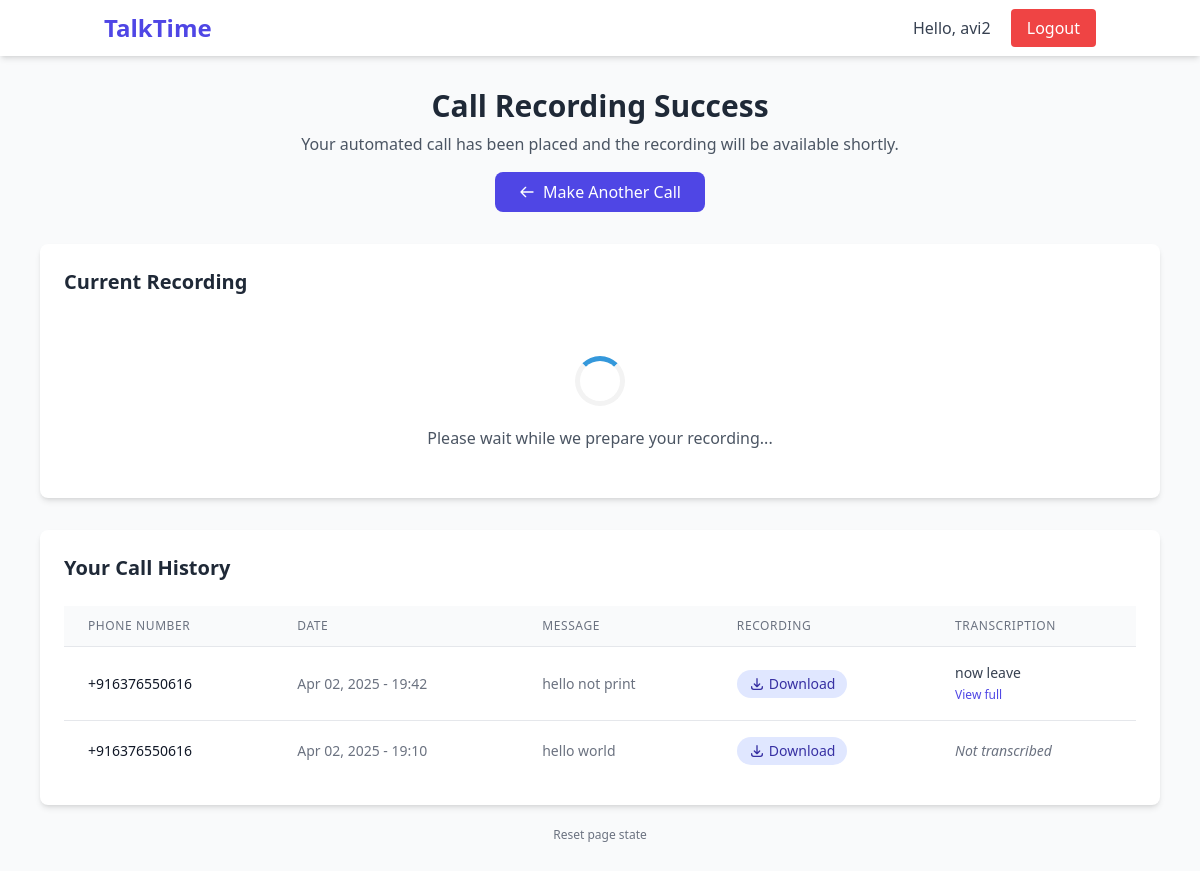
/success/ (signed in), run on the app's committed database.
### web_app/models.py (models this page shows, shortened)
class CallRequest(models.Model):
    user = models.ForeignKey(User, on_delete=models.CASCADE, null=True, blank=True)
    phone_number = models.CharField(max_length=15)
    message = models.TextField()
    recording_url = models.URLField(max_length=500, blank=True, null=True)
    transcription = models.TextField(blank=True, null=True)
    created_at = models.DateTimeField(auto_now_add=True)

### web_app/views.py (the view, shortened to what this page needs)
# urls.py: path('success/', views.success, name='success'),
def success(request):
    context = {}
    current_call = None
    if request.user.is_authenticated:
        current_call = CallRequest.objects.filter(user=request.user).order_by('-created_at').first()
    if current_call:
        context['current_recording_url'] = current_call.recording_url or ""
    else:
        context['current_recording_url'] = ""
    if request.user.is_authenticated:
        context['call_history'] = CallRequest.objects.filter(user=request.user).order_by('-created_at')
    return render(request, 'success.html', context)

### web_app/templates/success.html (shortened to what this page needs)
<!DOCTYPE html>
<html lang="en">
<head>
    <script src="https://cdn.tailwindcss.com"></script>
</head>
<body class="bg-gray-50">
    <nav class="bg-white shadow-md">
        <div class="container mx-auto px-4 py-3 flex justify-between items-center">
            <a href="/" class="text-2xl font-bold text-indigo-600">TalkTime</a>
            <div>
                {% if user.is_authenticated %}
                    <span class="mr-4 text-gray-700">Hello, {{ user.username }}</span>
                    <a href="{% url 'logout' %}" class="px-4 py-2 bg-red-500 text-white rounded hover:bg-red-600 transition">Logout</a>
                {% else %}
                    <a href="{% url 'login' %}" class="px-4 py-2 bg-indigo-600 text-white rounded hover:bg-indigo-700 transition">Login</a>
                {% endif %}
            </div>
        </div>
    </nav>
    <div class="container mx-auto px-4 py-8 max-w-6xl">
        <div class="mb-8 text-center">
            <h1 class="text-3xl font-bold text-gray-800 mb-2">Call Recording Success</h1>
            <p class="text-gray-600">Your automated call has been placed and the recording will be available shortly.</p>
            <div class="mt-4">
                <a href="/" class="bg-indigo-600 text-white px-6 py-2 rounded-lg hover:bg-indigo-700 transition inline-flex items-center">
                    <svg class="w-4 h-4 mr-2" fill="none" stroke="currentColor" viewBox="0 0 24 24">
                        <path stroke-linecap="round" stroke-linejoin="round" stroke-width="2" d="M10 19l-7-7m0 0l7-7m-7 7h18"></path>
                    </svg>
                    Make Another Call
                </a>
            </div>
        </div>
        <div class="bg-white rounded-lg shadow-md p-6 mb-8">
            <h2 class="text-xl font-bold text-gray-800 mb-4">Current Recording</h2>
            <div id="loading-section" class="text-center py-6">
                <div class="loader"></div>
                <p class="text-gray-600 mt-4" id="status-message">Please wait while we prepare your recording...</p>
            </div>
        </div>
        {% if user.is_authenticated and call_history %}
        <div class="bg-white rounded-lg shadow-md p-6">
            <div class="flex justify-between items-center mb-6">
                <h2 class="text-xl font-bold text-gray-800">Your Call History</h2>
            </div>
            <div class="overflow-x-auto">
                <table class="min-w-full divide-y divide-gray-200">
                    <thead class="bg-gray-50">
                        <tr>
                            <th scope="col" class="px-6 py-3 text-left text-xs font-medium text-gray-500 uppercase tracking-wider">Phone Number</th>
                            <th scope="col" class="px-6 py-3 text-left text-xs font-medium text-gray-500 uppercase tracking-wider">Date</th>
                            <th scope="col" class="px-6 py-3 text-left text-xs font-medium text-gray-500 uppercase tracking-wider">Message</th>
                            <th scope="col" class="px-6 py-3 text-left text-xs font-medium text-gray-500 uppercase tracking-wider">Recording</th>
                            <th scope="col" class="px-6 py-3 text-left text-xs font-medium text-gray-500 uppercase tracking-wider">Transcription</th>
                        </tr>
                    </thead>
                    <tbody class="bg-white divide-y divide-gray-200">
                        {% for call in call_history %}
                        <tr class="hover:bg-gray-50">
                            <td class="px-6 py-4 whitespace-nowrap">
                                <div class="text-sm text-gray-900">{{ call.phone_number }}</div>
                            </td>
                            <td class="px-6 py-4 whitespace-nowrap">
                                <div class="text-sm text-gray-500">{{ call.created_at|date:"M d, Y - H:i" }}</div>
                            </td>
                            <td class="px-6 py-4">
                                <div class="text-sm text-gray-500 truncate max-w-xs" title="{{ call.message }}">{{ call.message|truncatechars:50 }}</div>
                            </td>
                            <td class="px-6 py-4 whitespace-nowrap">
                                {% if call.recording_url %}
                                <a href="{{ call.recording_url }}" class="bg-indigo-100 text-indigo-800 px-3 py-1 rounded-full text-sm hover:bg-indigo-200 transition inline-flex items-center" download>
                                    <svg class="w-4 h-4 mr-1" fill="none" stroke="currentColor" viewBox="0 0 24 24">
                                        <path stroke-linecap="round" stroke-linejoin="round" stroke-width="2" d="M4 16v1a3 3 0 003 3h10a3 3 0 003-3v-1m-4-4l-4 4m0 0l-4-4m4 4V4"></path>
                                    </svg>
                                    Download
                                </a>
                                {% else %}
                                <span class="bg-yellow-100 text-yellow-800 px-3 py-1 rounded-full text-sm">Processing</span>
                                {% endif %}
                            </td>
                            <td class="px-6 py-4">
                                {% if call.transcription %}
                                <div class="text-sm text-gray-700">
                                    <div class="truncate max-w-xs">{{ call.transcription|truncatechars:50 }}</div>
                                    <button onclick="showTranscription('{{ call.transcription|escapejs }}')"
                                            class="text-xs text-indigo-600 hover:text-indigo-800 mt-1">View full</button>
                                </div>
                                {% elif call.recording_url %}
                                <div class="text-sm text-gray-500 italic">Not transcribed</div>
                                {% else %}
                                <div class="text-sm text-gray-500 italic">Waiting for recording</div>
                                {% endif %}
                            </td>
                        </tr>
                        {% endfor %}
                    </tbody>
                </table>
            </div>
        </div>
        {% endif %}
        <div class="text-center mt-4 pb-8">
            <button id="resetReloadCounter" class="text-xs text-gray-500 hover:text-gray-700">
                Reset page state
            </button>
        </div>
    </div>
</body>
</html>

### web_app/templates/success.html (style rules this page uses)
.loader { border: 5px solid #f3f3f3; border-top: 5px solid #3498db; border-radius: 50%; width: 50px; height: 50px; animation: spin 1s linear infinite; margin: 20px auto; }

### data on the page
CallRequest: phone_number "+916376550616", created_at "Apr 02, 2025 - 19:42", message "hello not print", transcription "now leave"
CallRequest: phone_number "+916376550616", created_at "Apr 02, 2025 - 19:10", message "hello world", shows "Not transcribed"

### other printed values
{{ user.username }} "avi2"
